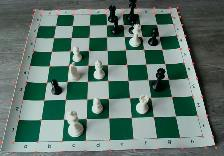
#> input picture images/consolidated_dots.jpg, 224 x 156 px
$ python -i ai_funcs.py   (imports and definitions only)
#> lines starting #> are read from the running program, lines starting #| are printed output that depends on the picture
#> further down, picture is the input picture: shape (156, 224, 3); mean B, G, R 110.3, 118.8, 96.7
import cv2
from numpy import median, pi, reshape, array, linalg, mean, shape, empty, vstack
import math
from collections import defaultdict
import ckwrap
import traceback
import sys

"""
iCap is an interactive frame capture function used for capturing raw training
data, or actual data for inference. Press space for capturing, and 'q' for exit.

Parameters:
 - render: a function adds visual hue into the captured frame
 - cam: the camera id, defaults to 1
 - interval: capturing interval, defaults to 10ms
 - change: a function accepting key stroke to adjust parameters

Return:
 - ret: the data structure the render function generated based on the frame
 - frame: the captured frame

"""
# [41 lines left out: function iCap, not called in this run]

"""
CannyEdges is a wrapper function to invoke cv2 Canny function to generate a
frame with only canny edges from the source image. It includes steps such as
turning the image into grayscale, then blur, calculate the gradient. Then
ignore details without obvious brightness change.

Parameters:
 - frame: source image
 - sigma: the scale how much the details are simplified
 - blur: how blury before using the canny edge algorithm

Returns:
 - image: the blurred grayscale image
 - canny: the image with only canny edges
"""
def CannyEdges(frame, sigma=0.33, blur=5):
    # step 1 gray blur to reduce noise
#> called with sigma = 0.33, blur = 5
    image = cv2.cvtColor(frame, cv2.COLOR_BGR2GRAY)
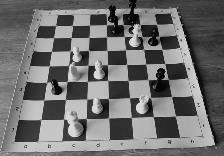
#> image: shape (156, 224); min 0, max 250, mean 111.2
    image = cv2.blur(image, (blur,blur))
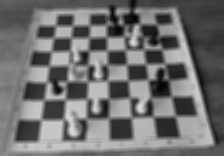
#> image: shape (156, 224); min 4, max 217, mean 111.2

    # step 2 gradient calculation
    gradient = median(image)
#> gradient = 111
    lower = int(max(0, (1.0 - sigma) * gradient) + 10)
#> lower = 84
    upper = int(min(255, (1.0 + sigma) * gradient) + 10)
#> upper = 157
    return image, cv2.Canny(image, lower, upper)

"""
HoughLine function is a wrapper to cv2 HoughLines function. It detects
straightlines from the given canny edge image, and return a list of lines in
(rho, theta) notion.

Parameters:
 - edges: the canny edge image
 - thetaRes: the theta resolution
 - rhoRes: the rho resolution
 - minLen: minimun required length of the line
 - maxGap: maximum allowed gap in the line

Returns:
 - lines: two dimension array, each row is a pair of rho and theta.
"""
# [4 lines left out: function HoughLine, not called in this run]

"""
GridLines split the group of lines into horizontal lines and vertical lines
"""
# [9 lines left out: function GridLines, not called in this run]

"""
Intersections calculate all the intersections between two groups of lines

Parameters:
 - h: horizontal lines
 - v: vertical lines

Returns:
 - points: a list of points in (x, y) format
"""
# [9 lines left out: function Intersections, not called in this run]

"""
FitToGrid groups the intersection points into eleven rows and each with eleven
clusters. Take the mean of the coordinates of each cluster, we now have 11x11
grid line intersections. We use 1 dimension K-Means algorithm implemented in
ckwrap library to group and cluster the points. This assumes that the grid is
aligned horizontally.

Parameters:
 - points: a list of points in (x, y) format

Returns:
 - grid: a 2 dimension array of points (x, y), rows then columns

"""
# [18 lines left out: function FitToGrid, not called in this run]

>>> import cv2
>>> picture = cv2.imread('images/consolidated_dots.jpg')
>>> result = CannyEdges(picture)

$ run again, on images/hough_line.jpg
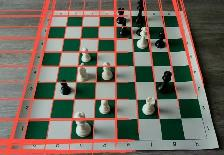
#> input picture images/hough_line.jpg, 224 x 155 px
#> picture is the input picture: shape (155, 224, 3); mean B, G, R 93.8, 104.5, 114.4
#> in CannyEdges, `image = cv2.cvtColor(frame, cv2.COLOR_BGR2GRAY)`:
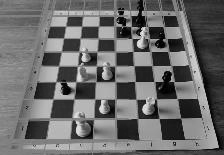
#> image: shape (155, 224); min 0, max 249, mean 106.3
#> in CannyEdges, `image = cv2.blur(image, (blur,blur))`:
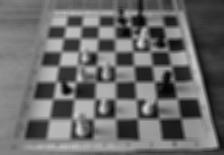
#> image: shape (155, 224); min 4, max 211, mean 106.3
#> gradient = 115
#> lower = 87
#> upper = 162

$ run again, on images/k-mean-grid.jpg
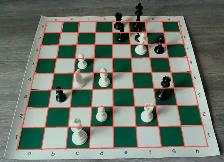
#> input picture images/k-mean-grid.jpg, 224 x 162 px
#> picture is the input picture: shape (162, 224, 3); mean B, G, R 110.5, 120.8, 112.1
#> in CannyEdges, `image = cv2.cvtColor(frame, cv2.COLOR_BGR2GRAY)`:
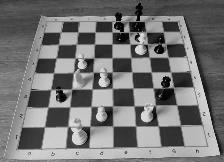
#> image: shape (162, 224); min 0, max 245, mean 117.1
#> in CannyEdges, `image = cv2.blur(image, (blur,blur))`:
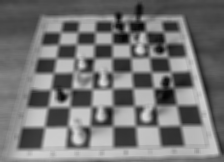
#> image: shape (162, 224); min 4, max 216, mean 117.1
#> gradient = 114
#> lower = 86
#> upper = 161

$ run again, on images/my_setup.jpg
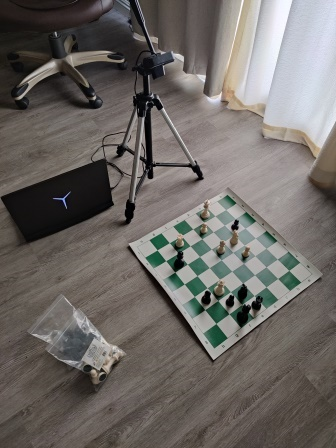
#> input picture images/my_setup.jpg, 336 x 448 px
#> picture is the input picture: shape (448, 336, 3); mean B, G, R 101.3, 105.2, 109.6
#> in CannyEdges, `image = cv2.cvtColor(frame, cv2.COLOR_BGR2GRAY)`:
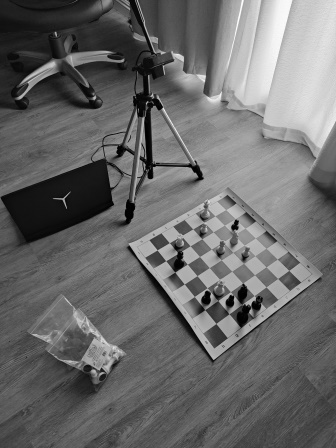
#> image: shape (448, 336); min 0, max 253, mean 106
#> in CannyEdges, `image = cv2.blur(image, (blur,blur))`:
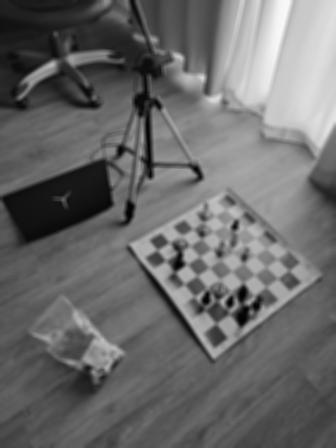
#> image: shape (448, 336); min 2, max 248, mean 106
#> gradient = 99
#> lower = 76
#> upper = 141
